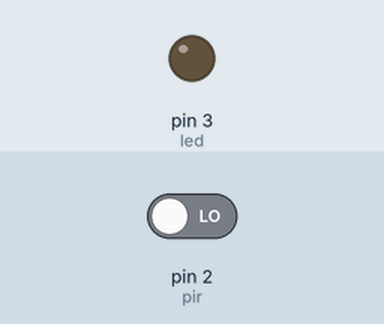
A sketch run on a simulated Arduino Uno, built with avr-gcc and run on an emulated ATmega328P. Parts: output pins drawn as LEDs (lit = HIGH). The inputs (shaded band) are chosen by the test bench; at power-on: pin 2 (pir) LOW. What the sketch prints to the serial monitor is not drawn.

Above: at 1.2 s.
1.3 s: pin 2 (pir) driven HIGH
At 2.5 s:
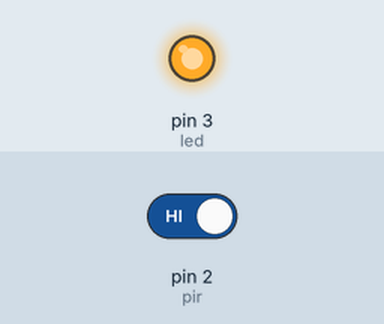
2.8 s: pin 2 (pir) driven LOW
At 3.6 s:
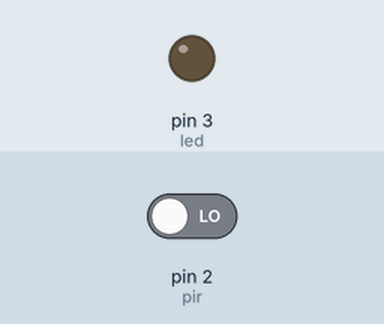
Timing chart, 0 to 5.8 s (numbered marks = the images above; inputs shaded):
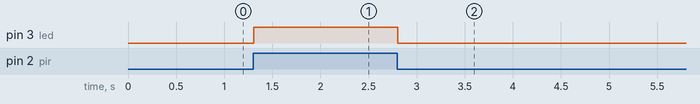

The sketch:

sintaxis_pir.ino
```cpp
const int pir = 2;
const int led = 3;

void setup(){
  Serial.begin(9600);
  pinMode(pir,INPUT);
  pinMode(led,OUTPUT);
}
void loop(){
int valor = digitalRead(pir);
  Serial.println(valor);
  if(valor == HIGH){
  digitalWrite(led,HIGH);
  }
  else{
  digitalWrite(led,LOW);}
}
```

Measured:
- after the input at 1.3 s, pin 3 (led): LOW → HIGH at once
- after the input at 2.8 s, pin 3 (led): HIGH → LOW at once
